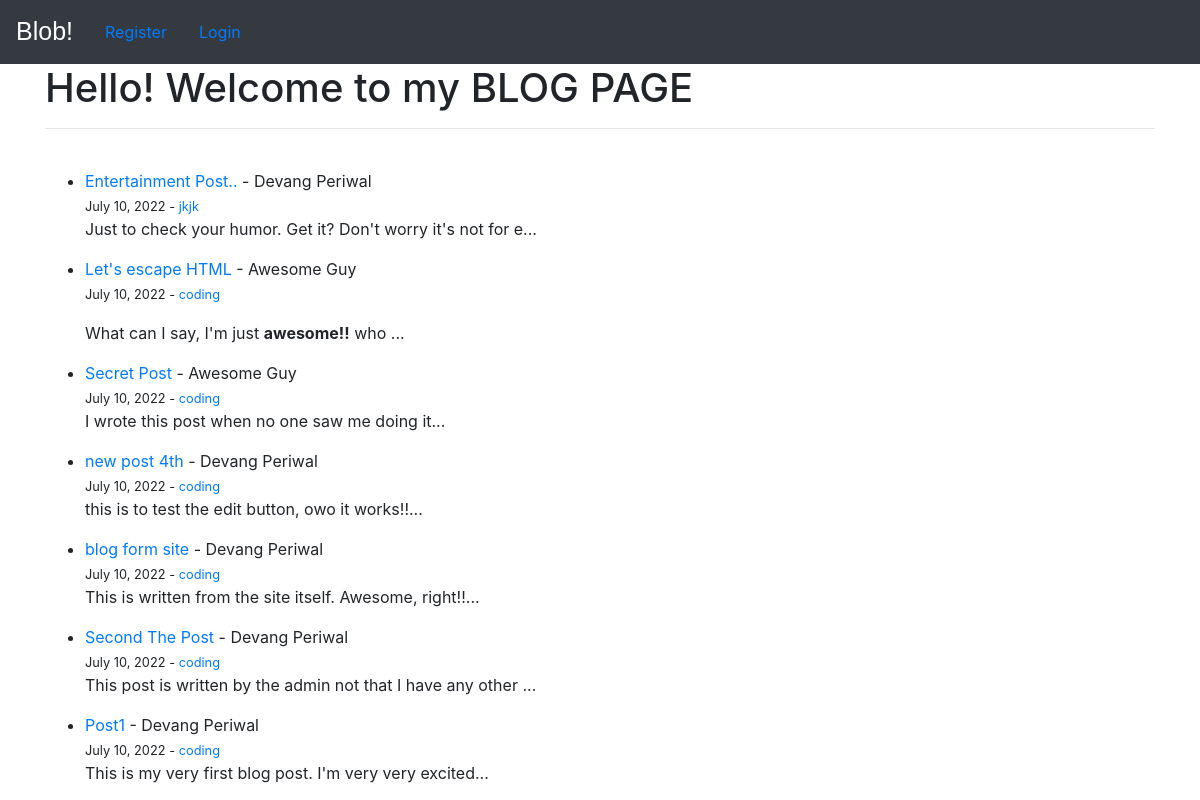
The page / on the database its author committed.
### blob/models.py (models this page shows, shortened)
class Post(models.Model):
    title = models.CharField(max_length=255)
    author = models.ForeignKey(User, on_delete=models.CASCADE)
    body = models.TextField()
    post_date = models.DateField(auto_now_add=True)
    category = models.CharField(max_length=255, default='coding')

### blob/views.py (the view)
# urls.py: path('', Homeview.as_view(), name='home'),
class Homeview(ListView):
    model = Post
    ordering = ["-post_date", "-id"]

### templates/blob/post_list.html (shortened to what this page needs)
{% extends 'base.html' %}
{% block content %}
<h1>Hello! Welcome to my BLOG PAGE</h1>
<hr>
<br>
<ul>
    {% for post in object_list %}
    <li>
        <a href="{% url 'article-detail' post.pk %}">{{post.title}}</a> - {{post.author.first_name}} {{post.author.last_name}}
        <br> <small> {{post.post_date}} - <a href="{% url 'category' post.category|slugify %}">{{post.category}}</a></small>
        <p>
            {{post.body|slice:":60"|safe}}...
        </p>
    </li>
    {% endfor %}
</ul>
{% endblock %}

### templates/blob/base.html (shortened to what this page needs)
<!doctype html>
<html lang="en">
<head>
    <link rel="stylesheet" href="https://cdn.jsdelivr.net/npm/bootstrap@4.3.1/dist/css/bootstrap.min.css"
>
</head>
<body>
    <nav class="navbar navbar-expand-lg navbar-dark bg-dark">
        <a class="navbar-brand" href="{% url 'home'%}" style="font-family:Impact, Haettenschweiler, 'Arial Narrow Bold', sans-serif;font-size:25px;">Blob!</a>
        {% if user.is_authenticated %}
        <a class="nav-link" href="{% url 'add-post' %}">Add Post</a>
        <a class="nav-link" href="{% url 'add-category' %}">Add Categroy</a>
        <a class="nav-link" href="{% url 'logout' %}">Logout</a>
        {% else %}
        <a class="nav-link" href="{% url 'register' %}">Register</a>
        <a class="nav-link" href="{% url 'login' %}">Login</a>
        {% endif %}
    </nav>
    <div class="container">
        {% block content%}
        {% endblock %}
    </div>
</body>
</html>

### rows shown on the page
Post: title "Entertainment Post..", author.first_name "Devang", author.last_name "Periwal", post_date "July 10, 2022", category "jkjk", body "Just to check your humor. Get it? Don't worry it's not for e"
Post: title "Let's escape HTML", author.first_name "Awesome", author.last_name "Guy", post_date "July 10, 2022", category "coding", body "What can I say, I'm just awesome!! who"
Post: title "Secret Post", author.first_name "Awesome", author.last_name "Guy", post_date "July 10, 2022", category "coding", body "I wrote this post when no one saw me doing it"
Post: title "new post 4th", author.first_name "Devang", author.last_name "Periwal", post_date "July 10, 2022", category "coding", body "this is to test the edit button, owo it works!!"
Post: title "blog form site", author.first_name "Devang", author.last_name "Periwal", post_date "July 10, 2022", category "coding", body "This is written from the site itself. Awesome, right!!"
Post: title "Second The Post", author.first_name "Devang", author.last_name "Periwal", post_date "July 10, 2022", category "coding", body "This post is written by the admin not that I have any other"
Post: title "Post1", author.first_name "Devang", author.last_name "Periwal", post_date "July 10, 2022", category "coding", body "This is my very first blog post. I'm very very excited"
